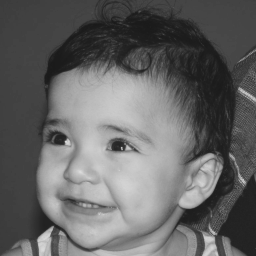
#> input picture imagens/biel.png, 256 x 256 px, found by its file name
$ python lapgauss.py
#> lines starting #> are read from the running program, lines starting #| are printed output that depends on the picture
import cv2
import numpy as np

def menu():
    print("\nPressione a tecla para ativar o filtro:"
          "\na - calcular modulo"
          "\nm - media"
          "\ng - gauss"
          "\nv - vertical"
          "\nh - horizontal"
          "\nl - laplaciano"
          "\nx - laplaciano do gaussiano"
          "\nesc - sair\n")

media = np.ones([3,3],dtype=np.float32)
gauss = np.array([[1,2,1],
                 [2,4,2],
                 [1,2,1]],dtype=np.float32)
horizontal = np.array([[-1,0,1],
                 [-2,0,2],
                 [-1,0,1]],dtype=np.float32)
vertical = np.array([[-1,-2,-1],
                 [0,0,0],
                 [1,2,1]],dtype=np.float32)
laplacian = np.array([[0,-1,0],
                 [-1,4,-1],
                 [0,-1,0]],dtype=np.float32)
lapgauss = np.array([[0,0,1,0,0],
                     [0,1,2,1,0],
                     [1,2,-16,2,1],
                     [0,1,2,1,0],
                     [0,0,1,0,0]],dtype=np.float32)
mask = media.copy()
img = cv2.imread("biel.png",0)
#> img is the input picture: shape (256, 256); min 26, max 219, mean 100.9
rows,cols = img.shape
#> rows = 256; cols = 256
mask = cv2.scaleAdd(mask,1/9.0,np.zeros([3,3],dtype=np.float32))
absolute = True

menu()
case = -1
while True:
    nova = img.copy()
    cv2.flip(nova,1,nova)
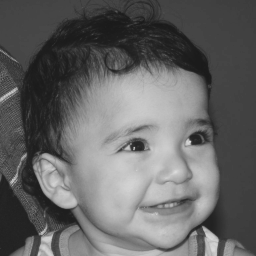
#> nova: shape (256, 256); min 26, max 219, mean 100.9
    cv2.imshow("entrada", nova)
    nova32 = np.array(nova,dtype=np.float32)
    frameFiltered = cv2.filter2D(nova32,-1,mask,anchor=(1,1))
    if absolute:
        frameFiltered = abs(frameFiltered)
    result = np.array(frameFiltered,dtype=np.uint8)
    cv2.imshow("saida",result)
    case = cv2.waitKey(10)
#> (key x is pressed here)
    if case == ord('a'):
        menu()
        absolute = not absolute
    elif case == ord('m'):
        menu()
        mask = media.copy()
        mask = cv2.scaleAdd(mask,1/9.0,np.zeros([3,3],dtype=np.float32))
    elif case == ord('g'):
        menu()
        mask = gauss.copy()
        mask = cv2.scaleAdd(mask, 1/16.0, np.zeros([3, 3],dtype=np.float32))
    elif case == ord('h'):
        menu()
        mask = horizontal.copy()
    elif case == ord('v'):
        menu()
        mask = vertical.copy()
    elif case == ord('l'):
        menu()
        mask = laplacian.copy()
    elif case == ord('x'):
        menu()
        mask = lapgauss.copy()
    elif case == 27:
        break
    else:
        pass

cv2.destroyAllWindows()

$ run again, with imagens/DFT.png copied over imagens/biel.png
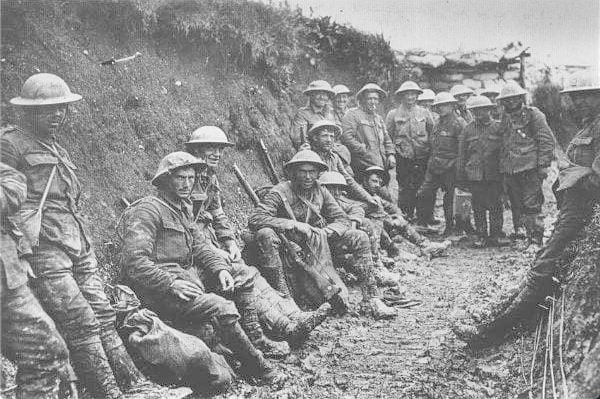
#> input picture imagens/DFT.png, 600 x 399 px, found by its file name
#> `cv2.flip(nova,1,nova)`:
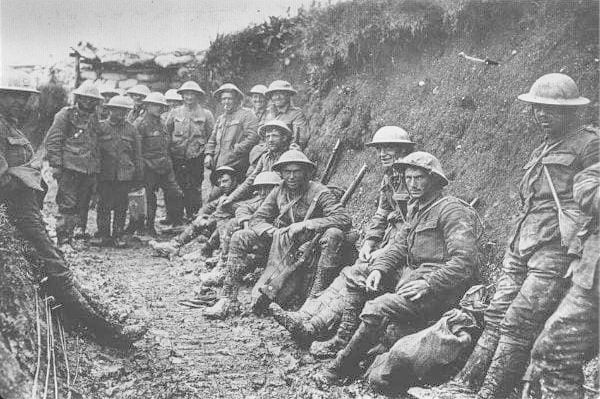
#> nova: shape (399, 600); min 0, max 255, mean 143.7
#> `frameFiltered = cv2.filter2D(nova32,-1,mask,anchor=(1,1))`:
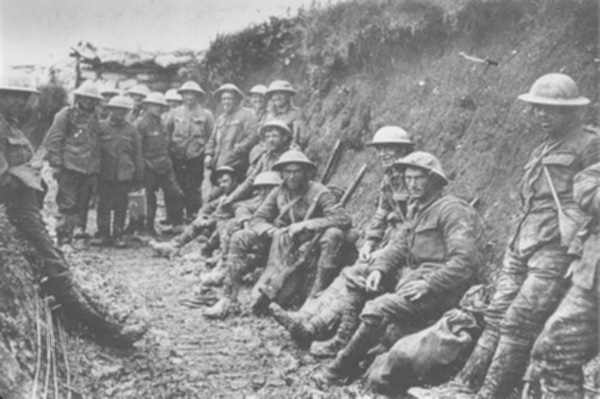
#> frameFiltered: shape (399, 600) float32; min 45.11, max 244.3, mean 143.7

$ run again, with imagens/espectro.png copied over imagens/biel.png
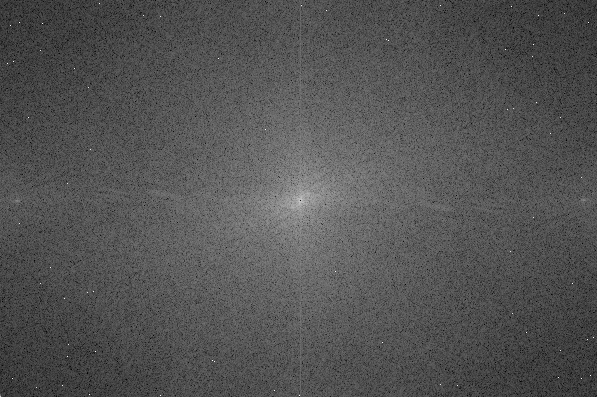
#> input picture imagens/espectro.png, 597 x 397 px, found by its file name
#> img is the input picture: shape (397, 597); min 0, max 255, mean 83.4
#> `cv2.flip(nova,1,nova)`:
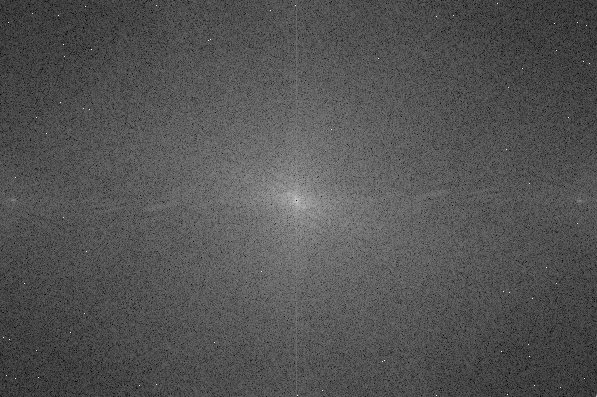
#> nova: shape (397, 597); min 0, max 255, mean 83.4
